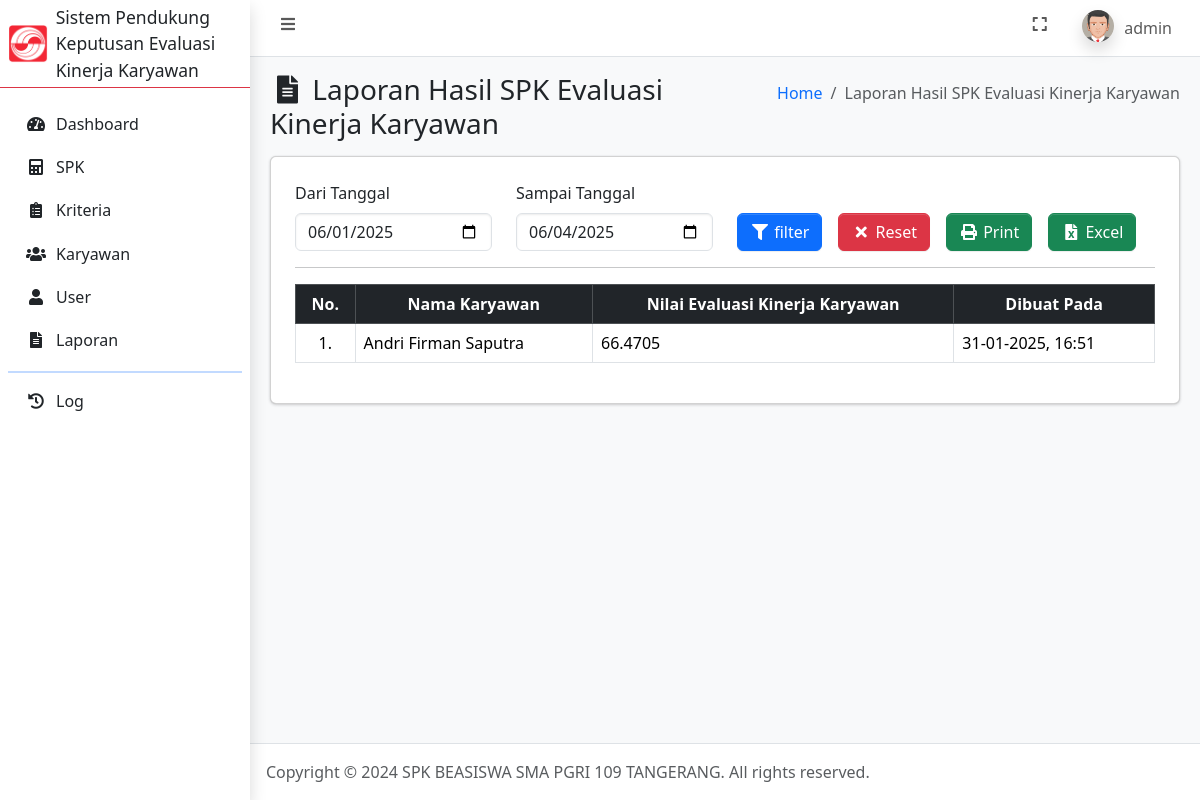
The app's page /laporan.php (signed in), older data.
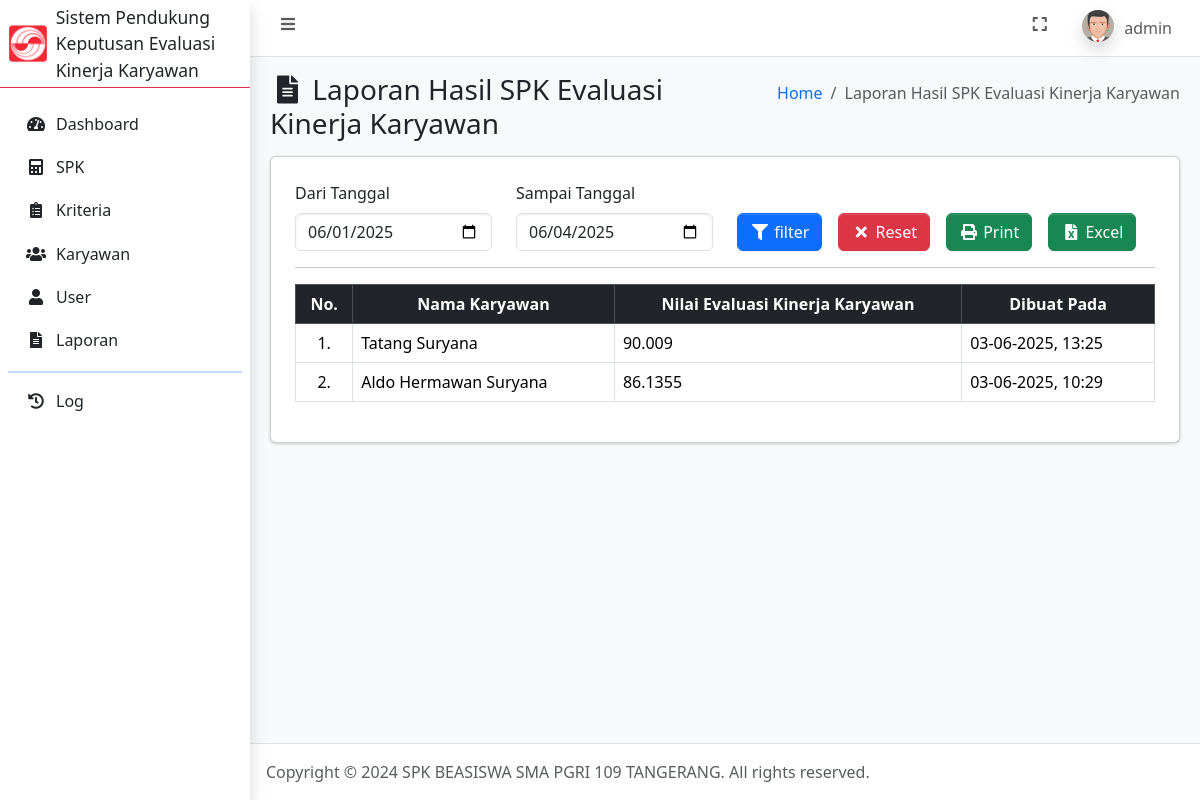
The same page, newer data.
### tables this page shows
CREATE TABLE `hasil_fucom` (
  `id_hasil` int(11) NOT NULL,
  `id_karyawan` int(11) NOT NULL,
  `nilai_akhir` float NOT NULL,
  `dibuat_pada` datetime NOT NULL DEFAULT current_timestamp()
);

CREATE TABLE `karyawan` (
  `id_karyawan` int(11) NOT NULL,
  `nik` varchar(20) NOT NULL,
  `nama_karyawan` varchar(100) NOT NULL,
  `tanggal_lahir` date NOT NULL,
  `jenis_kelamin` enum('laki-laki','perempuan') NOT NULL,
  `no_hp` varchar(20) NOT NULL,
  `alamat` text NOT NULL,
  `foto` text NOT NULL,
  `dibuat_pada` datetime NOT NULL DEFAULT current_timestamp()
);

### laporan.php (the view, shortened to what the changed rows need)
<?php
    require_once 'connection.php';
    $hasil = mysqli_query($conn, "SELECT *, hasil_fucom.dibuat_pada as dibuat FROM hasil_fucom INNER JOIN karyawan ON hasil_fucom.id_karyawan = karyawan.id_karyawan ORDER BY dibuat desc");
?>
<!DOCTYPE html>
<html lang="en">
<head>
    <?php include_once 'include/head.php'; ?>
</head>
<body class="layout-fixed sidebar-expand-lg bg-body-tertiary">
    <div class="app-wrapper">
        <main class="app-main">
            <div class="app-content">
                <div class="container-fluid">
                    <div class="card">
                        <div class="card-body">
                            <div class="table-responsive p-2">
                                <table class="table table-bordered" id="table_id">
                                    <thead class="table-dark">
                                        <tr>
                                            <th class="text-center align-middle">No.</th>
                                            <th class="text-center align-middle">Nama Karyawan</th>
                                            <th class="text-center align-middle">Nilai Evaluasi Kinerja Karyawan</th>
                                            <th class="text-center align-middle">Dibuat Pada</th>
                                        </tr>
                                    </thead>
                                    <tbody>
                                        <?php $i = 1; ?>
                                        <?php foreach ($hasil as $dh): ?>
                                            <tr>
                                                <td class="text-center align-middle"><?= $i++; ?>.</td>
                                                <td class="align-middle text-start"><?= $dh['nama_karyawan']; ?></td>
                                                <td class="align-middle text-start"><?= $dh['nilai_akhir']; ?></td>
                                                <td class="align-middle text-start"><?= date('d-m-Y, H:i', strtotime($dh['dibuat'])); ?></td>
                                            </tr>
                                        <?php endforeach ?>
                                    </tbody>
                                </table>
                            </div>
                        </div>
                    </div>
                </div>
            </div>
        </main>
    </div>
</body>
</html>

Row changes from the older to the newer data that the page shows:
removed hasil_fucom: id_karyawan.nama_karyawan "Andri Firman Saputra", nilai_akhir "66.4705", dibuat_pada "31-01-2025, 16:51"
added hasil_fucom: id_karyawan.nama_karyawan "Tatang Suryana", nilai_akhir "90.009", dibuat_pada "03-06-2025, 13:25"
added hasil_fucom: id_karyawan.nama_karyawan "Aldo Hermawan Suryana", nilai_akhir "86.1355", dibuat_pada "03-06-2025, 10:29"
